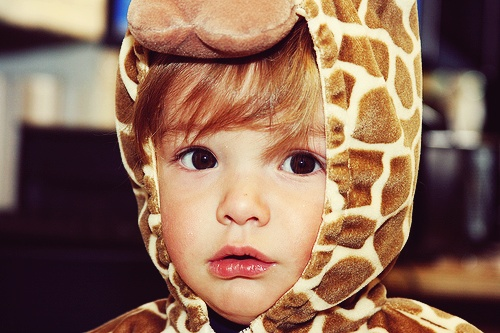
#> input picture 01.Interface/01_python/chapter16-2/python.png, 500 x 333 px
$ python test2.py
#> lines starting #> are read from the running program, lines starting #| are printed output that depends on the picture
#  색상 변경 -> .convert

from PIL import Image

# convert : "L" (gray), "RGB", "RGBA", "CMYK"
im = Image.open('python.png').convert("L")  # 메서드 체이닝
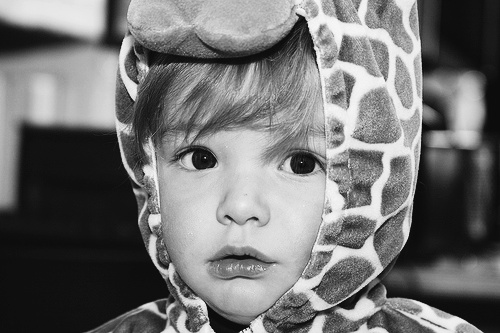
#> im: PIL image 500x333 L; min 7, max 251, mean 114.1

im.save('python-gray.jpg')
im.show()

"""
//흑백사진 뜸
"""
